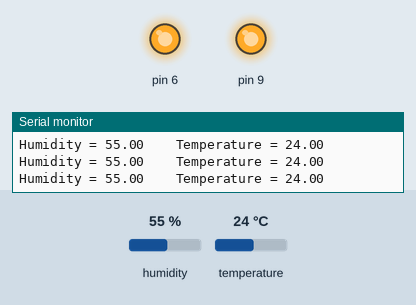
Recording of a sketch running on a simulated Arduino Uno, built with avr-gcc and run on an emulated ATmega328P. Shown: output pins drawn as LEDs (lit = HIGH), the last lines printed to the serial monitor. Inputs (shaded band) come from the test bench; at power-on: humidity 55 %, temperature 24 °C.

Above: at 2.8 s.
2.9 s: humidity set to 68 %
8.9 s: humidity set to 70 %
At 10.7 s:
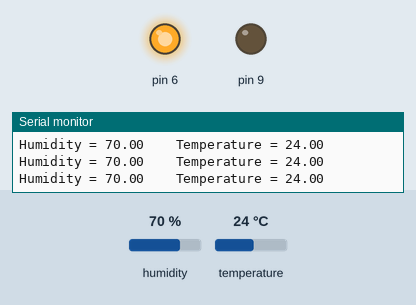
11.7 s: temperature set to 22 °C
At 12.8 s:
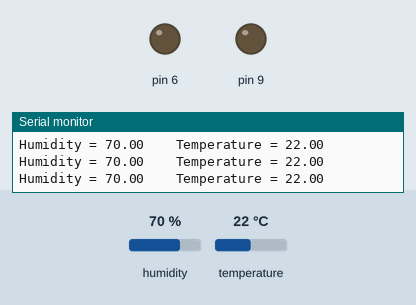
14.4 s: humidity set to 22 %
At 16.9 s:
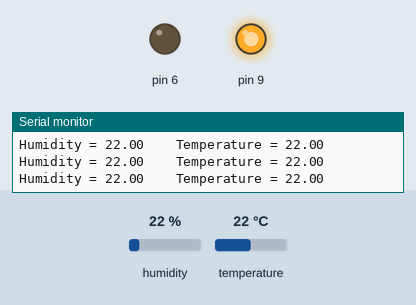
17.9 s: humidity set to 88 %
At 18.9 s:
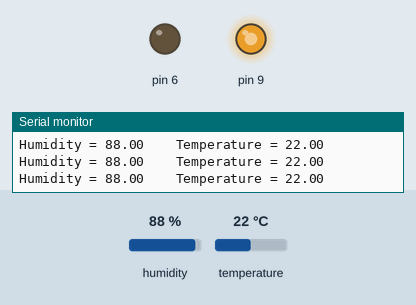
20.6 s: temperature set to 28 °C
At 23.0 s:
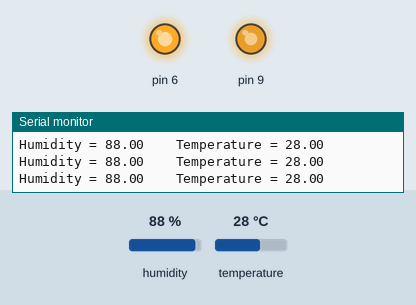
Timing chart, 0 to 24.5 s (numbered marks = the images above; inputs shaded):
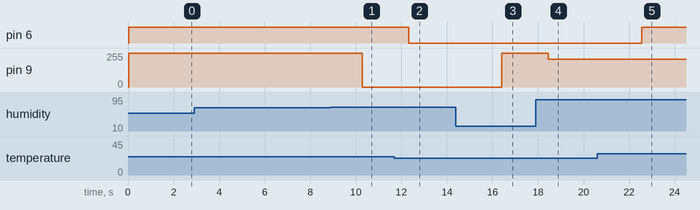

The sketch:

dht.ino
```cpp
#include "DHT.h"
#define DHTPIN 8
#define DHTTYPE DHT11

DHT dht(DHTPIN, DHTTYPE);

void setup() {
  // put your setup code here, to run once:
  Serial.begin(9600);
  dht.begin();
  pinMode(6, OUTPUT);
  pinMode(9, OUTPUT);
}

void loop() {
  // put your main code here, to run repeatedly:
  float h = dht.readHumidity();
  float t = dht.readTemperature();
  int converted = map(h, 70, 92, 0, 255);

  Serial.print("Humidity = ");
  Serial.print(h);
  Serial.print("    ");
  Serial.print("Temperature = ");
  Serial.println(t);

  analogWrite(9, converted);
  if (t > 23) {
    digitalWrite(6, HIGH);
  } else {
    digitalWrite(6, LOW);
  }
}
```

Measured:
- the behaviour switches between 69 and 70 % on humidity (found by bisection; images 0 and 1)
- the behaviour switches between 24 and 23 °C on temperature (found by bisection; images 1 and 2)
- after the input at 8.9 s, pin 9: 255/255 → 0/255 after 1.4 s
- after the input at 11.7 s, pin 6: HIGH → LOW after 0.62 s
- after the input at 14.4 s, pin 9: 0/255 → 255/255 after 2.0 s
- after the input at 17.9 s, pin 9: 255/255 → 208/255 after 0.56 s
- after the input at 20.6 s, pin 6: LOW → HIGH after 2.0 s
